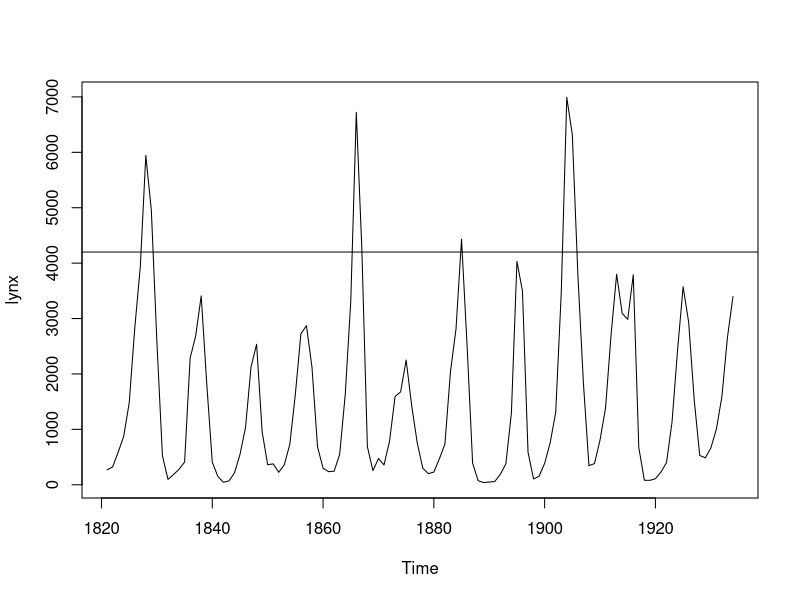
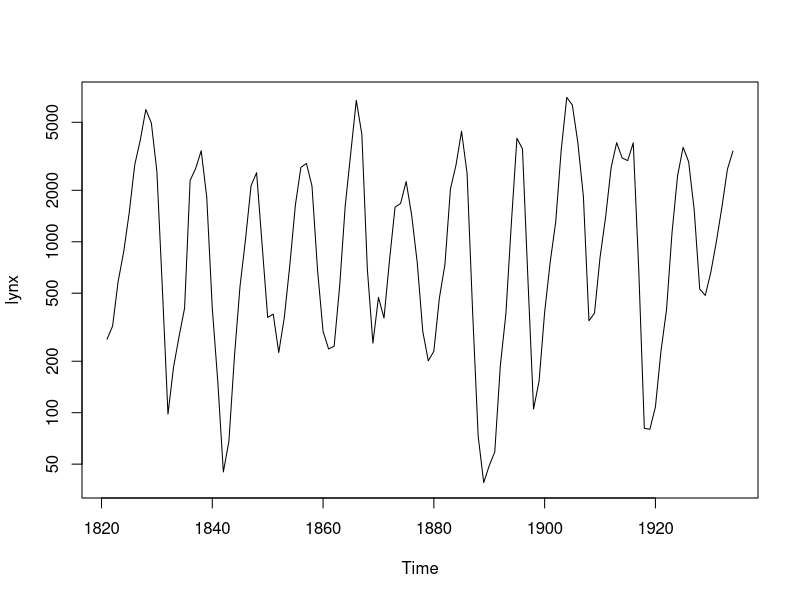
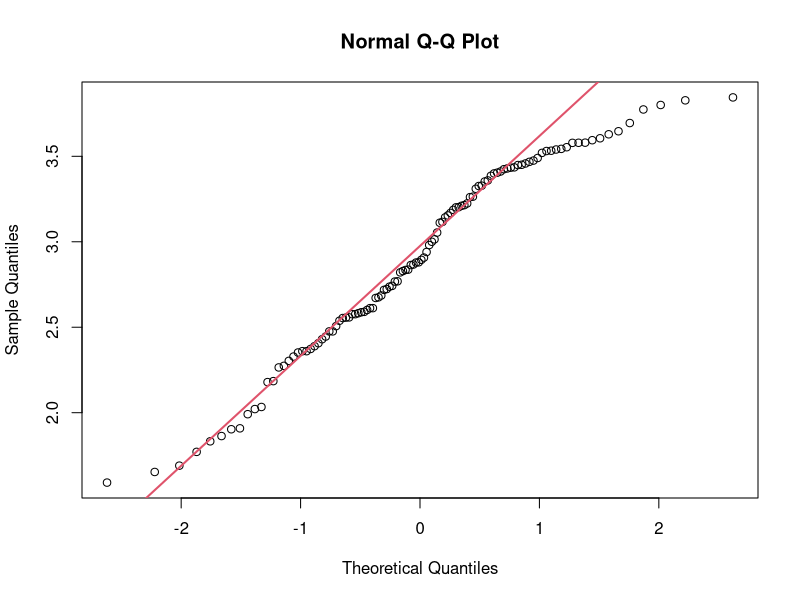

Write R code to recreate these figures, in order.
# a.
plot(lynx)
# La gráfica muetra una secuencia periódica de picos y valles muy marcados en
# la abunancia de linces capturados.

# b.
abline(h = 4200)
# Se observan cuatro momentos en que la gráfica cruza la línea horizontal

# c.
plot(lynx, log='y')
# En esta escala las fluctuaciones no se alejan tanto del valor medio y lo 
# hacen con magnitudes similares hacia valores mayores y menores.

# d.
mlineal <- mean(lynx)
mlog    <- mean(log10(lynx))
mlineal / 10 ^ mlog
# La media lineal es aproximadamente el doble de la potencia de diez de la 
# media logarítmica

# e.
mlineal <- median(lynx)
mlog    <- median(log10(lynx))
mlineal / 10 ^ mlog
# Ambos valores son prácticamente iguales

# f.
qqnorm(log10(lynx))
qqline(log10(lynx), col=2, lwd=2)
# La correspondencia observada indica que es bastante razonable aceptar que 
# la distribución es normal.
